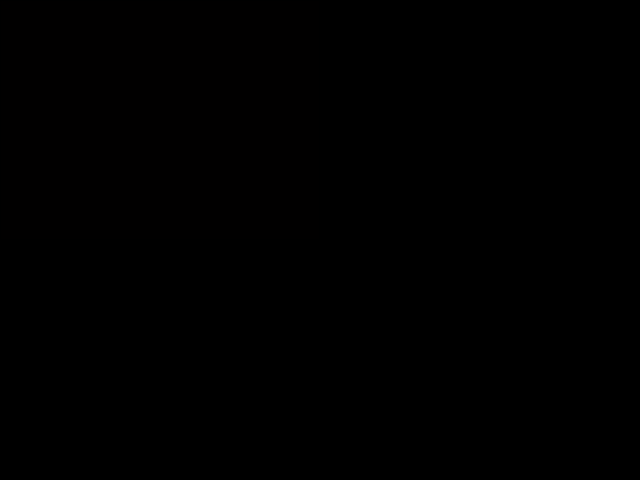
Frame 1 (no input)
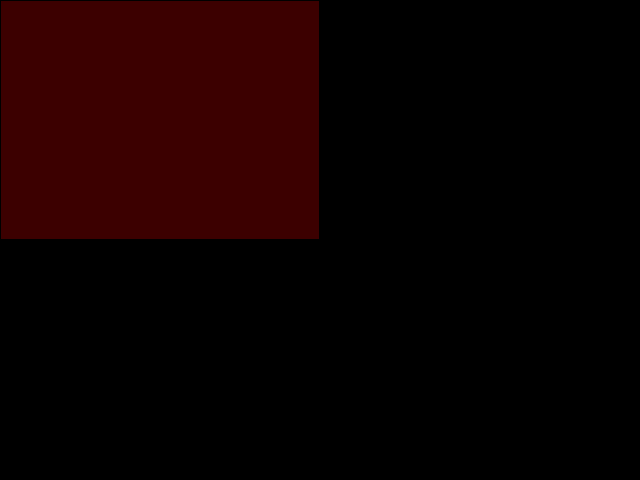
Frame 60 (no input)
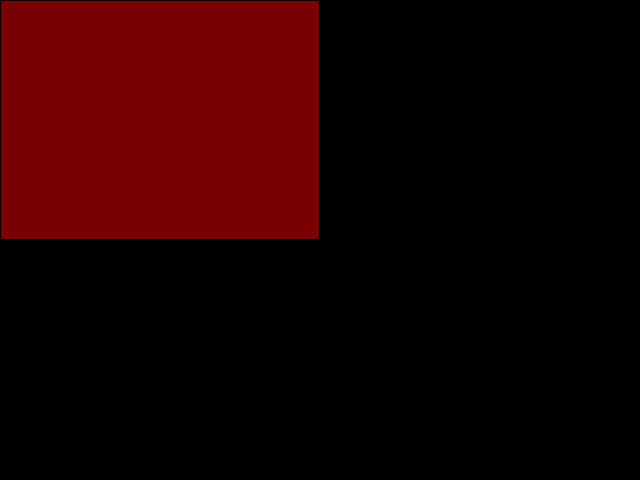
Frame 120 (the mouse pressed at the canvas centre since frame 60)

The p5.js sketch that drew these frames (run headless with seeded random() and noise() and a simulated clock; from frame 60 on, the mouse is pressed at the canvas centre):

// p5.js sketch
// ── sketch.js
function setup(){
    	createCanvas(640,480);
}
 function draw(){
	background(0,0,0);
	
	var col = 0;
	var red = color(frameCount,0,col);
	var blue = color(frameCount,64, frameCount);
	var green = color(frameCount,255,frameCount);
	var purple = color(128, frameCount, frameCount);

	stroke("yellow");
	strokeWeight(1);
	ellipse

	stroke("black");
	strokeWeight(2);
	
	line(width/2,0,width/2, height);

	line(0, height/2, width, height/2);

	if(mouseX <= width/2 && mouseY <= height/2 && mouseX >= 0 && mouseY >=0){
		fill(red);
		rect(0, 0, width/2, height/2);
	} else if(mouseX >= width/2 && mouseY <= height/2 && mouseX <= width && mouseY >=0){
		fill(blue);
		rect(width/2, 0, width/2, height/2);
	} else if(mouseY >= height/2 && mouseX <= width/2 && mouseY <= height && mouseX <= height) {
		fill(green);
		rect(0, height/2, width/2, height/2);
	} else if(mouseY >= height/2 && mouseX >= height/2 && mouseX <= width && mouseY <= height) {
		fill(purple);
		rect(width/2, height/2, width/2, height/2);
	}
}
